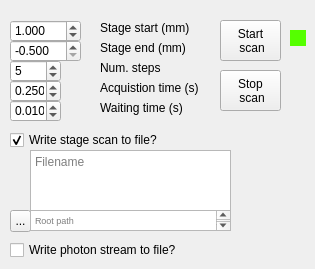
    <widget class="QWidget" name="tab_3">
     <attribute name="title">
      <string>Scan Stage</string>
     </attribute>
     <widget class="QLabel" name="label_60">
      <property name="geometry">
       <rect>
        <x>100</x>
        <y>20</y>
        <width>111</width>
        <height>16</height>
       </rect>
      </property>
      <property name="text">
       <string>Stage start (mm)</string>
      </property>
     </widget>
     <widget class="QLabel" name="label_61">
      <property name="geometry">
       <rect>
        <x>100</x>
        <y>40</y>
        <width>111</width>
        <height>16</height>
       </rect>
      </property>
      <property name="text">
       <string>Stage end (mm)</string>
      </property>
     </widget>
     <widget class="QDoubleSpinBox" name="stage_scan_end">
      <property name="geometry">
       <rect>
        <x>10</x>
        <y>40</y>
        <width>71</width>
        <height>22</height>
       </rect>
      </property>
      <property name="decimals">
       <number>3</number>
      </property>
      <property name="minimum">
       <double>-0.500000000000000</double>
      </property>
      <property name="maximum">
       <double>50.000000000000000</double>
      </property>
      <property name="singleStep">
       <double>0.050000000000000</double>
      </property>
      <property name="value">
       <double>-0.500000000000000</double>
      </property>
     </widget>
     <widget class="QDoubleSpinBox" name="stage_scan_start">
      <property name="geometry">
       <rect>
        <x>10</x>
        <y>20</y>
        <width>71</width>
        <height>22</height>
       </rect>
      </property>
      <property name="decimals">
       <number>3</number>
      </property>
      <property name="minimum">
       <double>-0.500000000000000</double>
      </property>
      <property name="maximum">
       <double>50.000000000000000</double>
      </property>
      <property name="singleStep">
       <double>0.050000000000000</double>
      </property>
      <property name="value">
       <double>1.000000000000000</double>
      </property>
     </widget>
     <widget class="QDoubleSpinBox" name="stage_scan_nsteps">
      <property name="geometry">
       <rect>
        <x>10</x>
        <y>60</y>
        <width>51</width>
        <height>22</height>
       </rect>
      </property>
      <property name="decimals">
       <number>0</number>
      </property>
      <property name="minimum">
       <double>1.000000000000000</double>
      </property>
      <property name="maximum">
       <double>50000.000000000000000</double>
      </property>
      <property name="singleStep">
       <double>1.000000000000000</double>
      </property>
      <property name="value">
       <double>5.000000000000000</double>
      </property>
     </widget>
     <widget class="QLabel" name="label_62">
      <property name="geometry">
       <rect>
        <x>100</x>
        <y>60</y>
        <width>111</width>
        <height>16</height>
       </rect>
      </property>
      <property name="text">
       <string>Num. steps</string>
      </property>
     </widget>
     <widget class="QDoubleSpinBox" name="stage_scan_acqt">
      <property name="geometry">
       <rect>
        <x>10</x>
        <y>80</y>
        <width>51</width>
        <height>22</height>
       </rect>
      </property>
      <property name="decimals">
       <number>3</number>
      </property>
      <property name="minimum">
       <double>0.001000000000000</double>
      </property>
      <property name="maximum">
       <double>10000.000000000000000</double>
      </property>
      <property name="singleStep">
       <double>0.010000000000000</double>
      </property>
      <property name="value">
       <double>0.250000000000000</double>
      </property>
     </widget>
     <widget class="QLabel" name="label_63">
      <property name="geometry">
       <rect>
        <x>100</x>
        <y>80</y>
        <width>111</width>
        <height>16</height>
       </rect>
      </property>
      <property name="text">
       <string>Acquistion time (s)</string>
      </property>
     </widget>
     <widget class="QLabel" name="label_64">
      <property name="geometry">
       <rect>
        <x>100</x>
        <y>100</y>
        <width>111</width>
        <height>16</height>
       </rect>
      </property>
      <property name="text">
       <string>Waiting time (s)</string>
      </property>
     </widget>
     <widget class="QDoubleSpinBox" name="stage_scan_waitt">
      <property name="geometry">
       <rect>
        <x>10</x>
        <y>100</y>
        <width>51</width>
        <height>22</height>
       </rect>
      </property>
      <property name="decimals">
       <number>3</number>
      </property>
      <property name="minimum">
       <double>0.001000000000000</double>
      </property>
      <property name="maximum">
       <double>10000.000000000000000</double>
      </property>
      <property name="singleStep">
       <double>0.010000000000000</double>
      </property>
      <property name="value">
       <double>0.010000000000000</double>
      </property>
     </widget>
     <widget class="QCheckBox" name="stage_scan_write_scan_checkBox">
      <property name="geometry">
       <rect>
        <x>10</x>
        <y>130</y>
        <width>191</width>
        <height>20</height>
       </rect>
      </property>
      <property name="text">
       <string>Write stage scan to file?</string>
      </property>
      <property name="checked">
       <bool>true</bool>
      </property>
     </widget>
     <widget class="QCheckBox" name="checkBox_2">
      <property name="geometry">
       <rect>
        <x>10</x>
        <y>240</y>
        <width>191</width>
        <height>20</height>
       </rect>
      </property>
      <property name="text">
       <string>Write photon stream to file?</string>
      </property>
     </widget>
     <widget class="QToolButton" name="stageScan_selectRootPath_btn">
      <property name="geometry">
       <rect>
        <x>10</x>
        <y>210</y>
        <width>21</width>
        <height>22</height>
       </rect>
      </property>
      <property name="text">
       <string>...</string>
      </property>
     </widget>
     <widget class="QPlainTextEdit" name="stage_scan_rootpath">
      <property name="geometry">
       <rect>
        <x>30</x>
        <y>210</y>
        <width>201</width>
        <height>21</height>
       </rect>
      </property>
      <property name="font">
       <font>
        <pointsize>7</pointsize>
       </font>
      </property>
      <property name="placeholderText">
       <string>Root path</string>
      </property>
     </widget>
     <widget class="QPlainTextEdit" name="stage_scan_filename">
      <property name="geometry">
       <rect>
        <x>30</x>
        <y>150</y>
        <width>201</width>
        <height>61</height>
       </rect>
      </property>
      <property name="placeholderText">
       <string>Filename</string>
      </property>
     </widget>
     <widget class="QPushButton" name="stage_scan_start_btn">
      <property name="geometry">
       <rect>
        <x>220</x>
        <y>20</y>
        <width>61</width>
        <height>41</height>
       </rect>
      </property>
      <property name="autoFillBackground">
       <bool>false</bool>
      </property>
      <property name="text">
       <string>Start 
 scan</string>
      </property>
      <property name="checkable">
       <bool>true</bool>
      </property>
      <property name="checked">
       <bool>false</bool>
      </property>
      <property name="autoDefault">
       <bool>false</bool>
      </property>
      <property name="default">
       <bool>false</bool>
      </property>
      <property name="flat">
       <bool>false</bool>
      </property>
     </widget>
     <widget class="LedIndicator" name="stage_scan_led" native="true">
      <property name="geometry">
       <rect>
        <x>290</x>
        <y>30</y>
        <width>16</width>
        <height>16</height>
       </rect>
      </property>
      <property name="palette">
       <palette>
        <active>
         <colorrole role="Base">
          <brush brushstyle="SolidPattern">
           <color alpha="255">
            <red>255</red>
            <green>255</green>
            <blue>255</blue>
           </color>
          </brush>
         </colorrole>
         <colorrole role="Window">
          <brush brushstyle="SolidPattern">
           <color alpha="255">
            <red>85</red>
            <green>255</green>
            <blue>0</blue>
           </color>
          </brush>
         </colorrole>
        </active>
        <inactive>
         <colorrole role="Base">
          <brush brushstyle="SolidPattern">
           <color alpha="255">
            <red>255</red>
            <green>255</green>
            <blue>255</blue>
           </color>
          </brush>
         </colorrole>
         <colorrole role="Window">
          <brush brushstyle="SolidPattern">
           <color alpha="255">
            <red>85</red>
            <green>255</green>
            <blue>0</blue>
           </color>
          </brush>
         </colorrole>
        </inactive>
        <disabled>
         <colorrole role="Base">
          <brush brushstyle="SolidPattern">
           <color alpha="255">
            <red>85</red>
            <green>255</green>
            <blue>0</blue>
           </color>
          </brush>
         </colorrole>
         <colorrole role="Window">
          <brush brushstyle="SolidPattern">
           <color alpha="255">
            <red>85</red>
            <green>255</green>
            <blue>0</blue>
           </color>
          </brush>
         </colorrole>
        </disabled>
       </palette>
      </property>
      <property name="autoFillBackground">
       <bool>true</bool>
      </property>
     </widget>
     <widget class="QPushButton" name="stage_scan_stop_btn">
      <property name="geometry">
       <rect>
        <x>220</x>
        <y>70</y>
        <width>61</width>
        <height>41</height>
       </rect>
      </property>
      <property name="autoFillBackground">
       <bool>false</bool>
      </property>
      <property name="text">
       <string>Stop 
 scan</string>
      </property>
      <property name="checkable">
       <bool>true</bool>
      </property>
      <property name="checked">
       <bool>false</bool>
      </property>
      <property name="autoDefault">
       <bool>false</bool>
      </property>
      <property name="default">
       <bool>false</bool>
      </property>
      <property name="flat">
       <bool>false</bool>
      </property>
     </widget>
    </widget>
